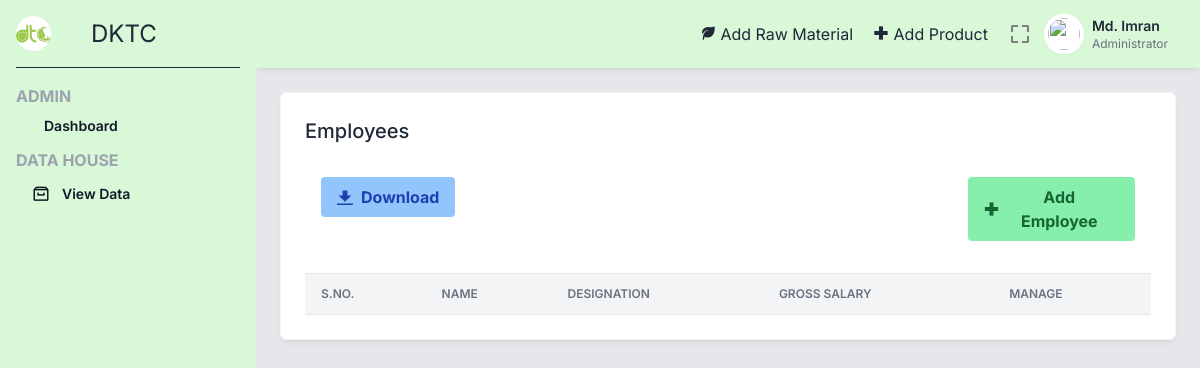
The page /employee.php (signed in) on the database as committed earlier.
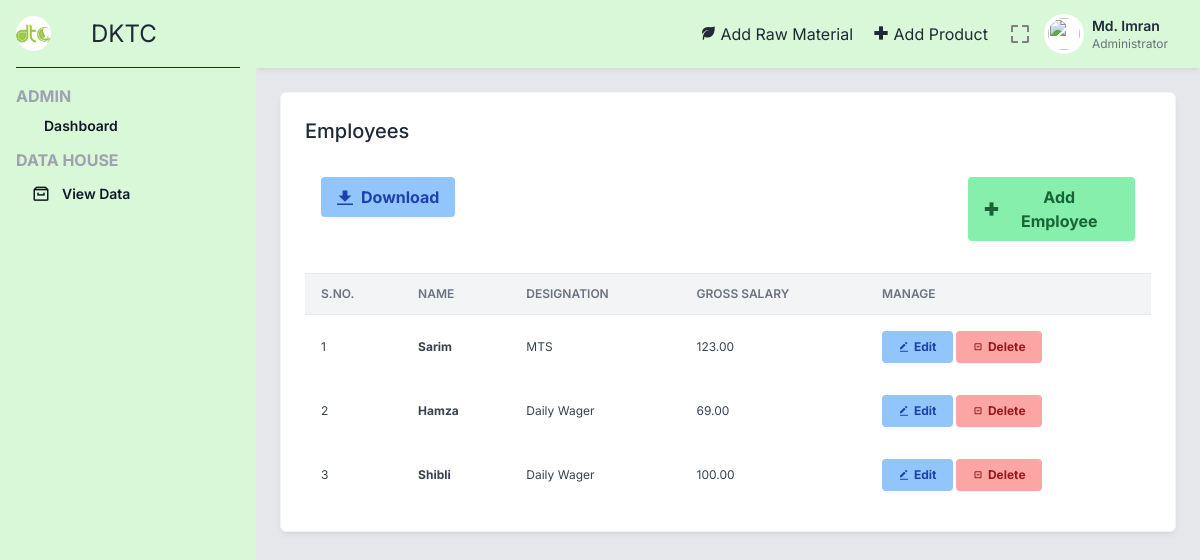
The same page on the database as committed later.
### tables this page shows
CREATE TABLE `employee` (
  `_id` int(11) NOT NULL,
  `name` varchar(100) NOT NULL,
  `desig` varchar(100) NOT NULL,
  `gross_salary` float(10,2) NOT NULL
);

### employee.php (the view, shortened to what this page needs)
<?php include 'includes/_topbar.php' ?>
<div class="p-6">
    <div class="grid grid-cols-1 lg:grid-cols-3 gap-6 mb-6">
        <div class="bg-white border border-gray-100 shadow-md shadow-black/5 p-6 rounded-md lg:col-span-3">
            <div class="flex justify-between mb-4 items-start">
                <div class="font-medium">
                    <h2 class="text-xl">
                        Employees
                    </h2>
                </div>
            </div>
            <div class="grid grid-cols-1 md:grid-cols-2 lg:grid-cols-4 gap-4 mb-4">
                <div class=" p-4">
                    <button class="bg-blue-300 hover:bg-blue-400 text-blue-800 font-bold py-2 px-4 rounded inline-flex items-center">
                        <svg class="fill-current w-4 h-4 mr-2" xmlns="http://www.w3.org/2000/svg" viewBox="0 0 20 20">
                            <path d="M13 8V2H7v6H2l8 8 8-8h-5zM0 18h20v2H0v-2z" />
                        </svg>
                        <span>Download</span>
                    </button>
                </div>
                <div class=" p-4 col-start-4">
                    <a href="addEmp.php">
                        <button class="bg-green-300 hover:bg-green-400 text-green-800 font-bold py-2 px-4 rounded inline-flex items-center">
                            <i class='bx bx-plus-medical'></i>
                            <span class="mx-1">Add Employee</span>
                        </button>
                    </a>
                </div>
            </div>
            <div>
                <table class="items-center w-full bg-transparent border-collapse">
                    <thead>
                        <tr>
                            <th class="px-4 bg-gray-100 dark:bg-gray-600 text-gray-500 dark:text-gray-100 align-middle border border-solid border-gray-200 dark:border-gray-500 py-3 text-xs uppercase border-l-0 border-r-0 whitespace-nowrap font-semibold text-left">S.No.</th>
                            <th class="px-4 bg-gray-100 dark:bg-gray-600 text-gray-500 dark:text-gray-100 align-middle border border-solid border-gray-200 dark:border-gray-500 py-3 text-xs uppercase border-l-0 border-r-0 whitespace-nowrap font-semibold text-left">Name</th>
                            <th class="px-4 bg-gray-100 dark:bg-gray-600 text-gray-500 dark:text-gray-100 align-middle border border-solid border-gray-200 dark:border-gray-500 py-3 text-xs uppercase border-l-0 border-r-0 whitespace-nowrap font-semibold text-left min-w-140-px">Designation</th>
                            <th class="px-4 bg-gray-100 dark:bg-gray-600 text-gray-500 dark:text-gray-100 align-middle border border-solid border-gray-200 dark:border-gray-500 py-3 text-xs uppercase border-l-0 border-r-0 whitespace-nowrap font-semibold text-left min-w-140-px">Gross Salary</th>
                            <th class="px-4 bg-gray-100 dark:bg-gray-600 text-gray-500 dark:text-gray-100 align-middle border border-solid border-gray-200 dark:border-gray-500 py-3 text-xs uppercase border-l-0 border-r-0 whitespace-nowrap font-semibold text-left min-w-140-px">Manage</th>
                        </tr>
                    </thead>
                    <tbody>
                        <?php
                        $sql = "SELECT * FROM `employee`";
                        $result = mysqli_query($conn, $sql);
                        $sno = 0;
                        while ($row = mysqli_fetch_assoc($result)) {
                            $idEmp = $row['_id'];
                            $sno += 1;
                            echo "<tr class='text-gray-700 dark:text-gray-100'>
                                <td class='border-t-0 px-4 align-middle border-l-0 border-r-0 text-xs whitespace-nowrap p-4'>" . $sno . "</td>
                                <th class='border-t-0 px-4 align-middle border-l-0 border-r-0 text-xs whitespace-nowrap p-4 text-left'>" . $row['name'] . "</th>
                                <td class='border-t-0 px-4 align-middle border-l-0 border-r-0 text-xs whitespace-nowrap p-4'>
                                    " . $row['desig'] . "
                                </td>
                                <td class='border-t-0 px-4 align-middle border-l-0 border-r-0 text-xs whitespace-nowrap p-4'>
                                    " . $row['gross_salary'] . "
                                </td>
                                <td class='border-t-0 px-4 align-middle border-l-0 border-r-0 text-xs whitespace-nowrap p-4'>
                                    <a href='editEmp.php?id=" . $idEmp . "'>
                                        <button id=" . $row['_id'] . " class='edit bg-blue-300 hover:bg-blue-400 text-blue-800 font-bold py-2 px-4 rounded inline-flex items-center'>
                                            <i class='bx bxs-edit-alt'></i>
                                            <span class='ml-1'>Edit</span>
                                        </button>
                                    </a>
                                    <a href='delEmp.php?id=" . $idEmp . "'>
                                        <button id=" . $row['_id'] . " class='delete bg-red-300 hover:bg-red-400 text-red-800 font-bold py-2 px-4 rounded inline-flex items-center' onclick='sureDel()'>
                                            <i class='bx bx-checkbox-minus'></i>
                                            <span class='ml-1'>Delete</span>
                                        </button>
                                    </a>
                                </td>
                            </tr>";
                        }
                        ?>
                    </tbody>
                </table>
            </div>
        </div>
    </div>
</div>
<?php include 'includes/_bottombar.php' ?>

### includes/_topbar.php (shortened to what this page needs)
<!DOCTYPE html>
<html lang="en">
<head>
  <link href="https://fonts.bunny.net/css?family=figtree:400,500,600&display=swap" rel="stylesheet" />
  <link href='https://unpkg.com/boxicons@2.1.4/css/boxicons.min.css' rel='stylesheet'>
  <link href="https://cdn.jsdelivr.net/npm/remixicon@3.5.0/fonts/remixicon.css" rel="stylesheet">
  <script src="https://cdn.tailwindcss.com"></script>
</head>
<body class="text-gray-800 font-inter">
  <div class="fixed left-0 top-0 w-64 h-full bg-[#d8f8d8] p-4 z-50 sidebar-menu transition-transform">
    <a href="dashboard.php" class="flex items-center pb-4 border-b border-b-gray-800">
      <img src="assets/dktc logo.jpg" alt="" style="height: 35px; border-radius: 50%"> <span class="ml-10 text-2xl bold">DKTC</span>
    </a>
    <ul class="mt-4">
      <span class="text-gray-400 font-bold">ADMIN</span>
      <li class="mb-1 group">
        <a href="dashboard.php" class="flex font-semibold items-center py-2 px-4 text-gray-900 hover:bg-gray-950 hover:text-gray-100 rounded-md group-[.active]:bg-gray-800 group-[.active]:text-white group-[.selected]:bg-gray-950 group-[.selected]:text-gray-100">
          <span class="text-sm">Dashboard</span>
        </a>
      </li>
      <span class="text-gray-400 font-bold">DATA HOUSE</span>
      <li class="mb-1 group">
        <a href="" class="flex font-semibold items-center py-2 px-4 text-gray-900 hover:bg-gray-950 hover:text-gray-100 rounded-md group-[.active]:bg-gray-800 group-[.active]:text-white group-[.selected]:bg-gray-950 group-[.selected]:text-gray-100 sidebar-dropdown-toggle">
          <i class='bx bx-archive mr-3 text-lg'></i>
          <span class="text-sm">View Data</span>
        </a>
      </li>
    </ul>
  </div>
  <main class="w-full md:w-[calc(100%-256px)] md:ml-64 bg-gray-200 min-h-screen transition-all main">
    <div class="py-2 px-6 bg-[#d8f8d8] flex items-center shadow-md shadow-black/5 sticky top-0 left-0 z-30">
      <ul class="ml-auto flex items-center">
        <a href="addRM.php">
          <button id="add-new" class="ml-5">
            <i class='bx bxs-leaf'></i>
            <span>Add Raw Material</span>
          </button>
        </a>
        <a href="addProd.php">
          <button id="add-new" class="ml-5">
            <i class='bx bx-plus-medical'></i>
            <span>Add Product</span>
          </button>
        </a>
        <button id="fullscreen-button" class="ml-5">
          <svg xmlns="http://www.w3.org/2000/svg" width="24" height="24" class="hover:bg-gray-100 rounded-full" viewBox="0 0 24 24" style="fill: gray;">
            <path d="M5 5h5V3H3v7h2zm5 14H5v-5H3v7h7zm11-5h-2v5h-5v2h7zm-2-4h2V3h-7v2h5z"></path>
          </svg>
        </button>
        <li class="dropdown ml-3">
          <button type="button" class="dropdown-toggle flex items-center">
            <div class="flex-shrink-0 w-10 h-10 relative">
              <div class="p-1 bg-white rounded-full focus:outline-none focus:ring">
                <img class="w-8 h-8 rounded-full" src="https://laravelui.spruko.com/tailwind/ynex/build/assets/images/faces/9.jpg" alt="" />
              </div>
            </div>
            <div class="p-2 md:block text-left">
              <h2 class="text-sm font-semibold text-gray-800">Md. Imran</h2>
              <p class="text-xs text-gray-500">Administrator</p>
            </div>
          </button>
        </li>
      </ul>
    </div>

### includes/_bottombar.php (shortened to what this page needs)
</main>
</body>
</html>

Rows that differ between the two databases and show on the page:
added employee: name "Sarim", desig "MTS", gross_salary "123.00"
added employee: name "Hamza", desig "Daily Wager", gross_salary "69.00"
added employee: name "Shibli", desig "Daily Wager", gross_salary "100.00"
